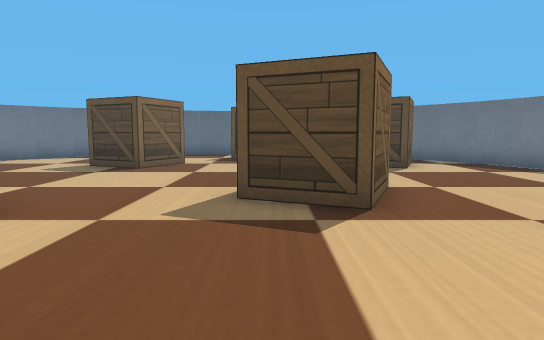
View 1 (above)

18 first-person views from a walk through a robot-simulator world made for Webots. The camera is 0.05 m above the floor, tilts 6° down and sees 75° across. The floor is counted in squares, 0.05 m on a side. Each view is taken from the middle of a square. On the plan, view 1 faces up. The plan holds only what a view shows up to about 13 squares ahead; the rest is blank. The robots in the file are not drawn. Simple shapes and patterns stand in for the simulator's stock objects.

View 2
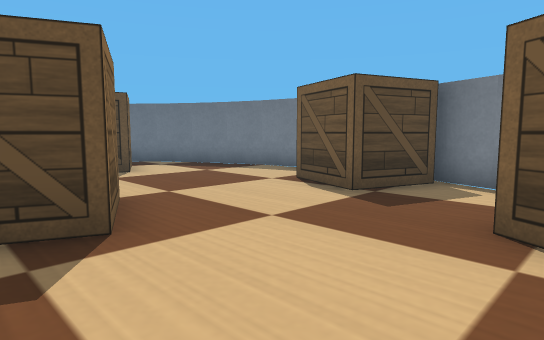

View 3
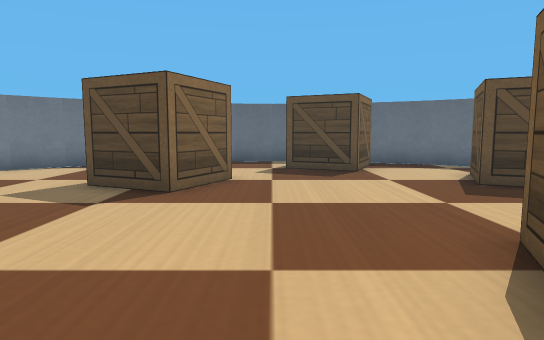

View 4
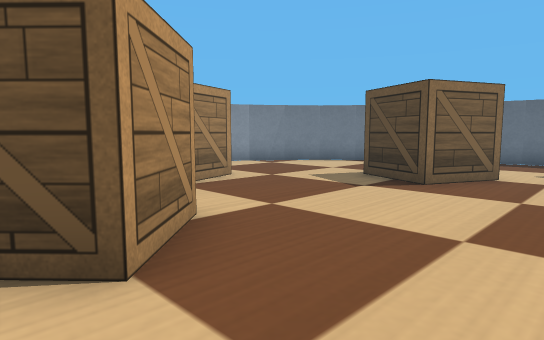

View 5
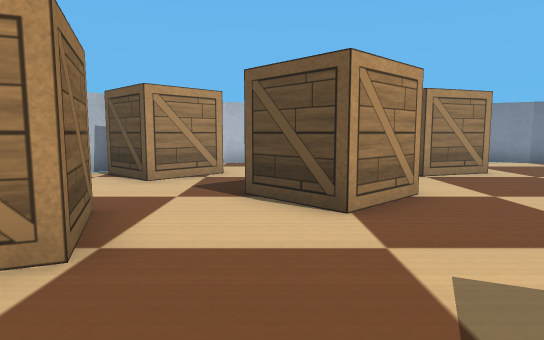

View 6
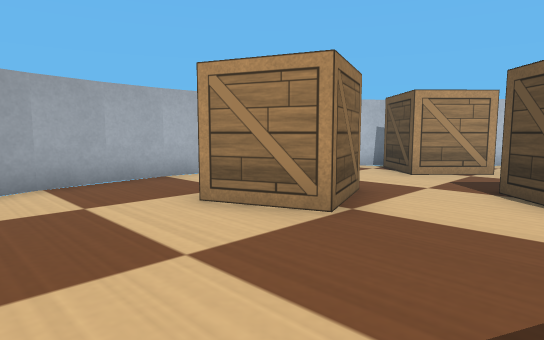

View 7
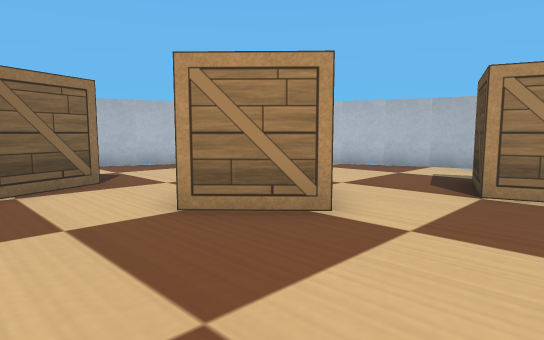

View 8
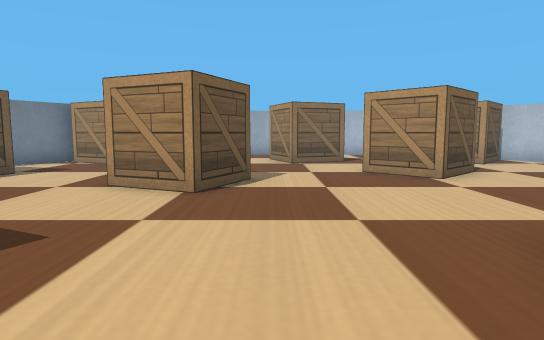

View 9
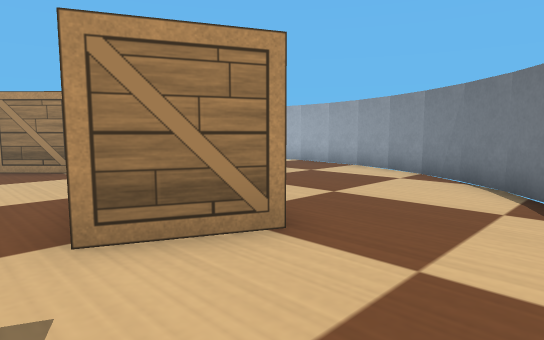

View 10
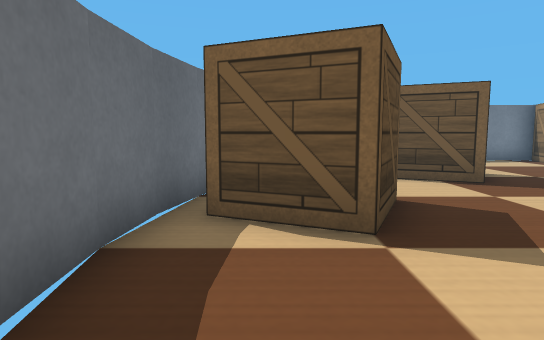

View 11
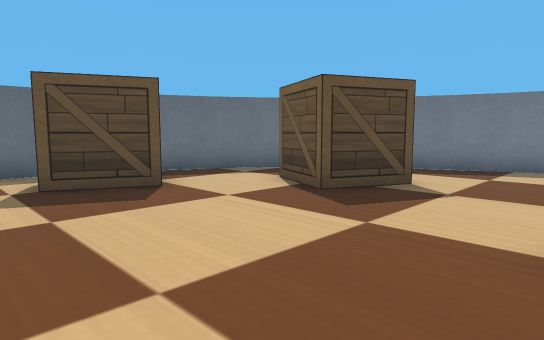

View 12
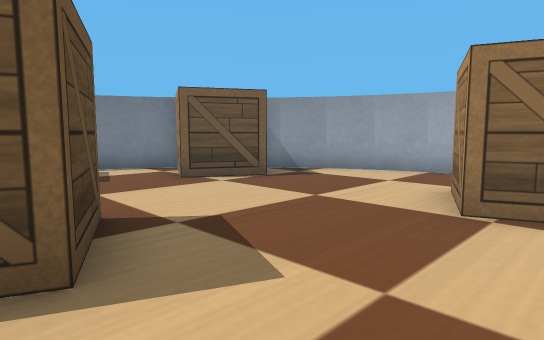

View 13
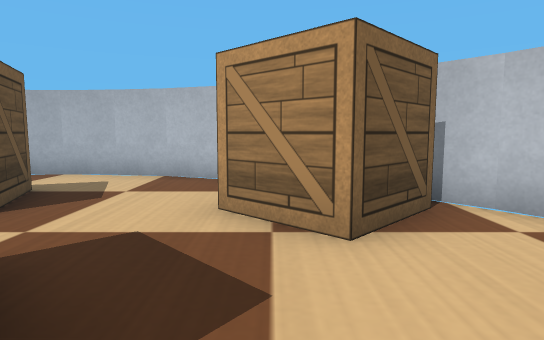

View 14
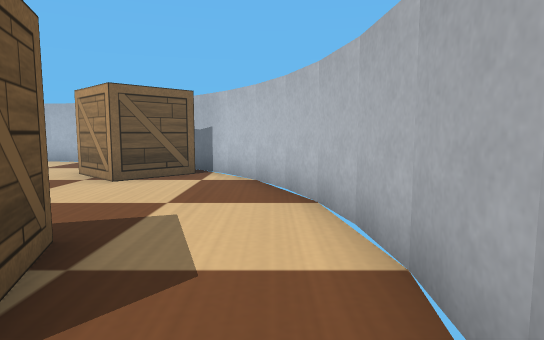

View 15
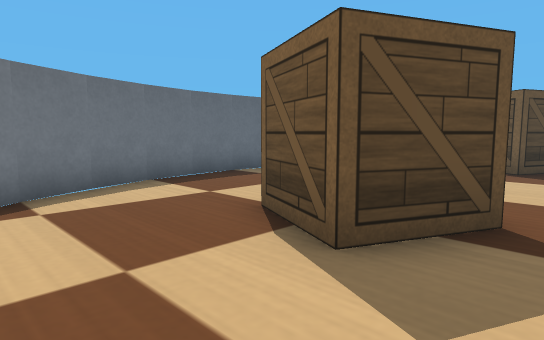

View 16
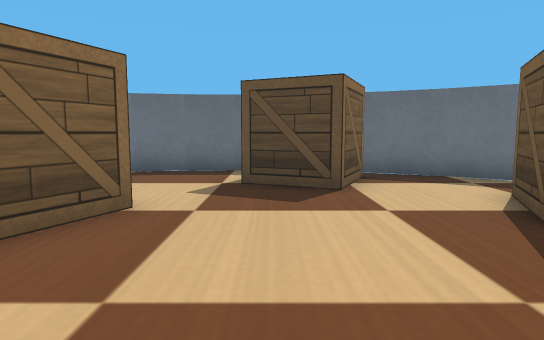

View 17
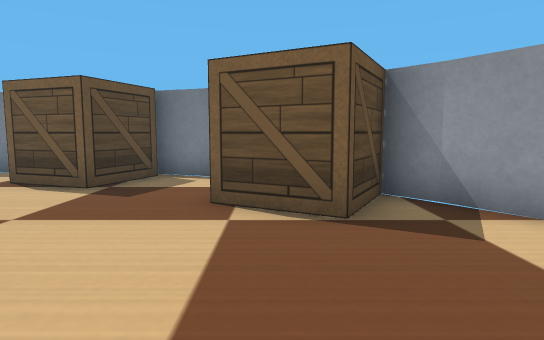

View 18
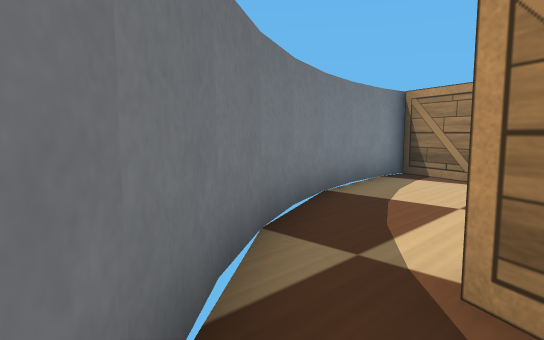

### Floor plan
Key: @ floor where view 1 was taken; # wall or solid block; . floor; B wooden box.
Columns run from 12 left of view 1 to 8 right of it. Each row starts with its distance up from view 1.
 17         #####
 16      ####...####
 15    ###.....B B.###
 14   ##.......BBB...##
 13   #.........B.....#
 12  ##....BBB.....BBB##
 11  #.....BBB....BBB..#
 10 ##......B......BB..##
  9 #...................#
  8 #.. B...............#
  7 #..B B......BB......#
  6 #..BB.......B B...BB#
  5 #......BB...BB....B #
  4 #.....B BB.......BBB#
  3 ##.....BB..........##
  2  #..B...........B..#
  1  ##.BB...BB.....BBB#
  0   #B BB..B B@..BB ##
 -1   ##B....B ......#
 -2    ###.........###
 -3      ####...####
 -4         #####

Positions as (right, up) in squares from view 1, and headings:
1: (0, 0), facing up
2: (0, 1), facing up-right
3: (-2, 4), facing up
4: (-1, 3), facing up-left
5: (1, 3), facing left
6: (2, 4), facing down-left
7: (-1, 8), facing down-left
8: (-1, 13), facing down
9: (-2, 15), facing down-left
10: (-5, 15), facing right
11: (-3, 7), facing up-right
12: (-3, 6), facing down-right
13: (-7, 5), facing down
14: (-11, 9), facing down
15: (-8, 9), facing up-right
16: (-1, 7), facing up
17: (-1, 1), facing right
18: (4, 14), facing down-right
